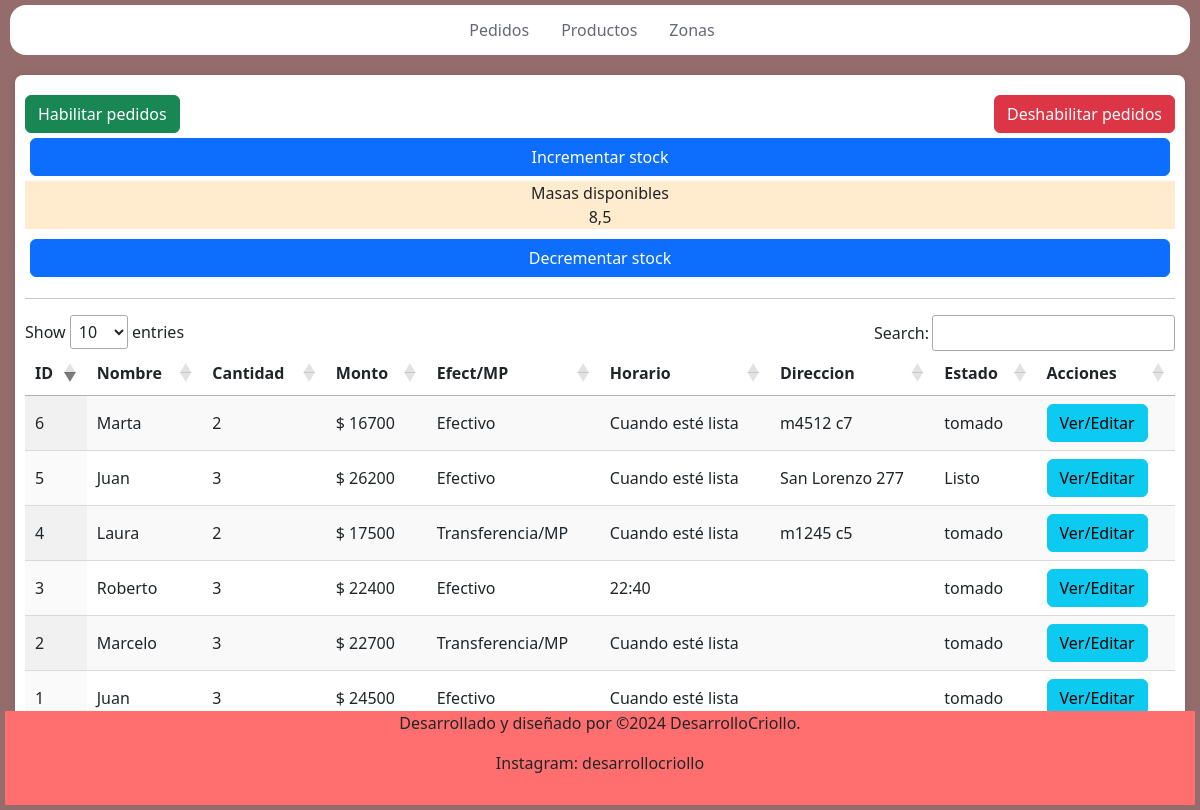
Page /gestionargalponcito/ on the committed database.
### gestion/models.py (models this page shows)
class Stock(models.Model):
    cantidad_masas = models.DecimalField(decimal_places=1, max_digits=4)
    created_at = models.DateTimeField(auto_now_add=True)
    updated_at = models.DateTimeField(auto_now=True)

### cliente/models.py (models this page shows, shortened)
class Pedido(models.Model):
    PAGO_CHOICES = [
        ('Efectivo', 'Efectivo'),
        ('Transferencia/MP', 'Transferencia/MP')
    ]
    ENTREGA_CHOICES = [
        ('Retiro', 'Retiro por local'),
        ('Envio', 'Envio a domicilio')
    ]
    nombre = models.CharField(max_length=25)
    telefono = models.CharField(max_length=20)
    cantidad = models.IntegerField()
    detalles = models.TextField()  # Este campo almacenará los detalles del pedido en formato JSON o texto plano.
    monto = models.IntegerField()
    estado = models.CharField(max_length=15, default='Tomado')
    horario = models.CharField(max_length=5, null=True, blank=True)
    medio_pago = models.CharField(max_length=25, choices=PAGO_CHOICES, default='Efectivo')
    metodo_entrega = models.CharField(max_length=25, choices=ENTREGA_CHOICES, default='Retiro')
    direccion = models.CharField(max_length=200, blank=True, null=True)
    observaciones = models.TextField(max_length=150, blank=True, null=True)
    created_at = models.DateTimeField(auto_now_add=True)
    updated_at = models.DateTimeField(auto_now=True)

### gestion/views.py (the view)
# urls.py: path('gestionargalponcito/', include('gestion.urls'))
def gestion(request):
    pedidos = Pedido.objects.all()
    cantidad = Stock.objects.first()
    print(cantidad)
    return render(request, 'gestion/gestion.html', {'pedidos': pedidos, 'cantidad': cantidad})

### templates/gestion/gestion.html (shortened to what this page needs)
{% extends "gestion/index.html" %}
{% load static %}
{% block css %}
<link rel="stylesheet" type="text/css" href={% static "css/gestion_styles.css" %} />{% endblock %}
{% block content %}
<div id="contenedor">
  <div class="container-fluid">
    <div class="top1">
    <div class='on-off'>
      <button class='btn btn-success habilitar'>Habilitar pedidos</button>
      <button class='btn btn-danger deshabilitar'>Deshabilitar pedidos</button>
    </div>
    <div class='stock'>
       <button class='btn btn-primary incrementar'>Incrementar stock</button>
       <span id='stock-actual'>Masas disponibles<br>{{cantidad.cantidad_masas}}</span>
       <button class='btn btn-primary decrementar'>Decrementar stock</button>
    </div>
    </div>
    <hr>
    <div>
      <table id="myTable" class="display order-column hover">
        <thead>
         <tr>
          <th>ID</th>
          <th>Nombre</th>
          <th>Cantidad</th>
          <th>Monto</th>
          <th>Efect/MP</th>
          <th>Horario</th>
          <th>Direccion</th>
          <th>Estado</th>
          <th>Acciones</th>
        </tr>
        </thead>
        <tbody>
         {% for pedido in pedidos %}
          <tr>
            <td>{{ pedido.id }}</td>
            <td>{{ pedido.nombre }}</td>
            <td>{{ pedido.cantidad }}</td>
            <td>$ {{ pedido.monto }}</td>
            <td>{{ pedido.medio_pago }}</td>
            <td>{% if pedido.horario %}{{pedido.horario}}{% else %}Cuando esté lista{% endif %}</td>
            <td>{{ pedido.direccion }}</td>
            <td>{{ pedido.estado }}</td>
            <td><button class="btn btn-info ver-editar" data-id="{{ pedido.id }}" data-bs-toggle="modal" data-bs-target="#pedidoModal">Ver/Editar</button></td>
          </tr>
         {% endfor %}
       </tbody>
      </table>
    </div>
  </div>
</div>
{% endblock %}

### static/css/index_styles.css (style rules this page uses)
body { position: relative; background-color: rgba(78, 11, 11, 0.6); margin: 5px; min-height: 100vh; }
#contenedor { margin-top: 20px; margin-left: 10px; margin-right: 10px; background-color: #fff; padding: 20px; border-radius: 8px; box-shadow: 0px 0px 10px rgba(0, 0, 0, 0.1); }
#contenedor { overflow-x: auto; padding: 10px; }
.container-fluid { padding: 0; }
#myTable { width: 100%; max-width: 100%; table-layout: auto; }
#myTable th, #myTable td { white-space: nowrap; overflow: hidden; text-overflow: ellipsis; }

### static/css/gestion_styles.css (style rules this page uses)
.on-off { padding-top: 10px; display: flex; flex-direction: row; justify-content: space-between; }
.stock { display: flex; flex-direction: column; }
.stock span { text-align: center; margin-bottom: 5px; background: blanchedalmond; }
.stock button { margin: 5px; }

### rows in the picture
Stock: cantidad_masas "8,5"
Pedido: id "1", nombre "Juan", cantidad "3", monto "24500", medio_pago "Efectivo", shows "Cuando esté lista", estado "tomado"
Pedido: id "2", nombre "Marcelo", cantidad "3", monto "22700", medio_pago "Transferencia/MP", shows "Cuando esté lista", estado "tomado"
Pedido: id "3", nombre "Roberto", cantidad "3", monto "22400", medio_pago "Efectivo", horario "22:40", estado "tomado"
Pedido: id "4", nombre "Laura", cantidad "2", monto "17500", medio_pago "Transferencia/MP", shows "Cuando esté lista", direccion "m1245 c5", estado "tomado"
Pedido: id "5", nombre "Juan", cantidad "3", monto "26200", medio_pago "Efectivo", shows "Cuando esté lista", direccion "San Lorenzo 277", estado "Listo"
Pedido: id "6", nombre "Marta", cantidad "2", monto "16700", medio_pago "Efectivo", shows "Cuando esté lista", direccion "m4512 c7", estado "tomado"
